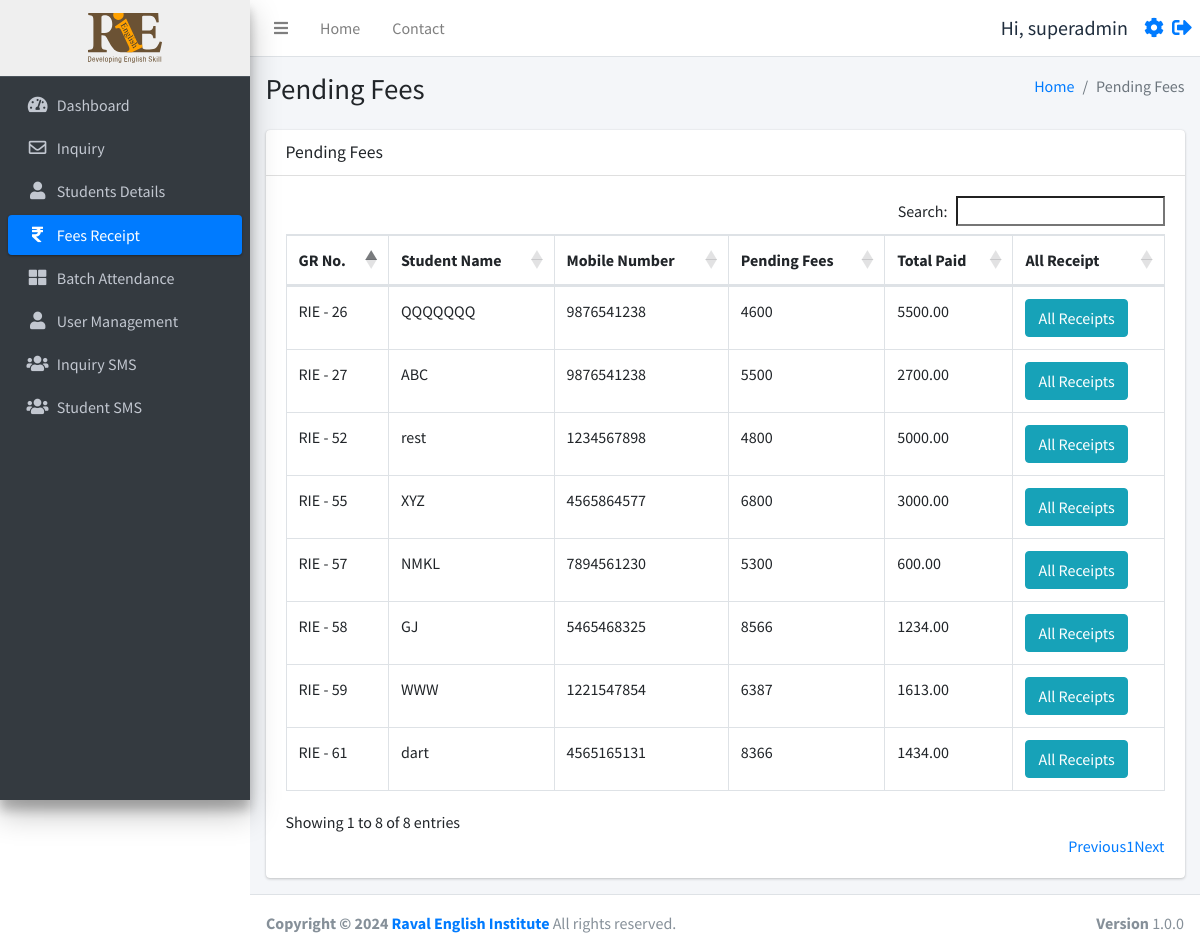
The page /pendingfees.php (signed in) on the database as committed earlier.
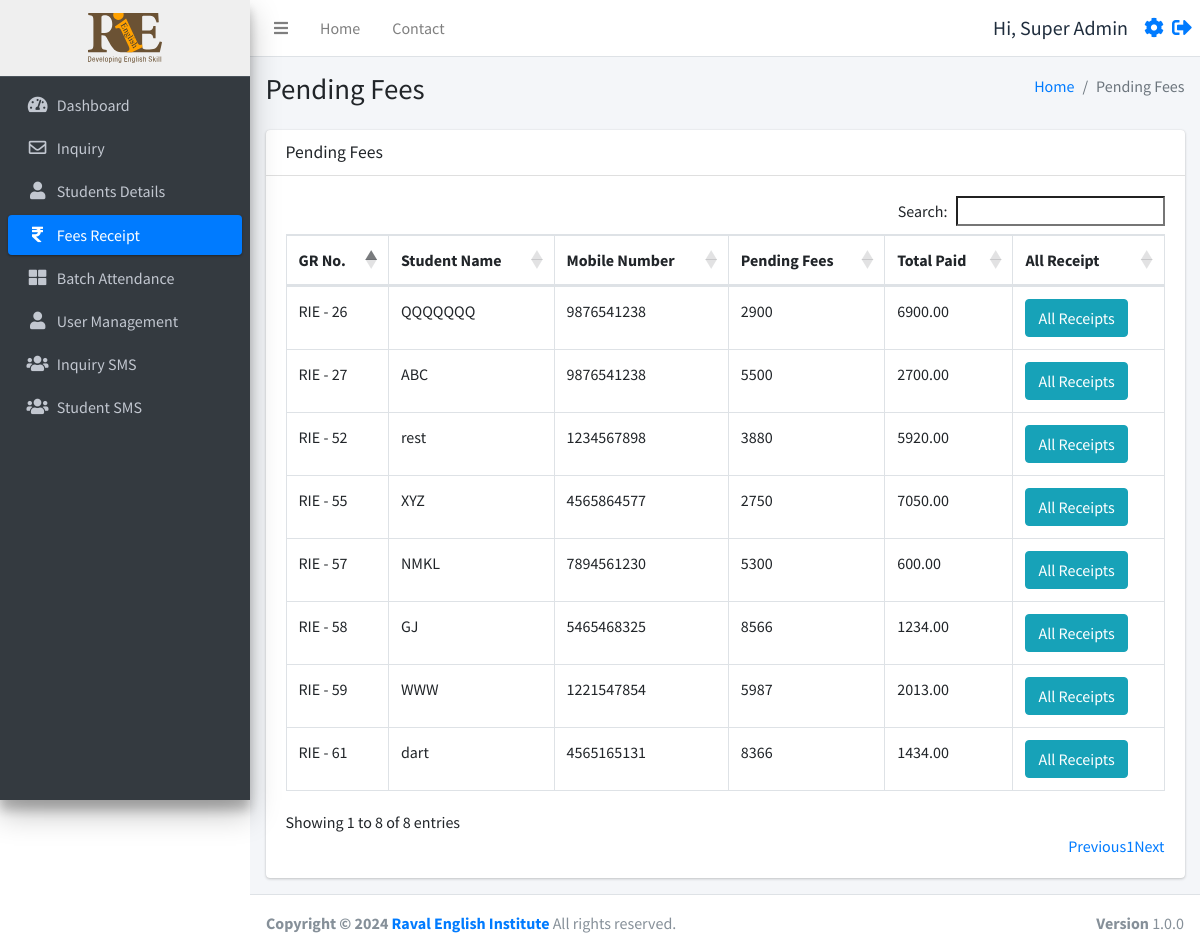
The same page on the database as committed later.
### tables this page shows
CREATE TABLE `users` (
  `id` int(11) NOT NULL,
  `username` varchar(255) NOT NULL,
  `fullname` varchar(255) NOT NULL,
  `email` varchar(255) NOT NULL,
  `mobile` varchar(15) NOT NULL,
  `password` varchar(255) NOT NULL,
  `status` int(11) NOT NULL,
  `created_at` timestamp NOT NULL DEFAULT current_timestamp()
);

CREATE TABLE `studentinfo` (
  `id` int(11) NOT NULL,
  `name` varchar(255) DEFAULT NULL,
  `batch` int(11) DEFAULT NULL,
  `batch_name` varchar(255) DEFAULT NULL,
  `father_name` varchar(255) DEFAULT NULL,
  `mother_name` varchar(255) DEFAULT NULL,
  `dob` date DEFAULT NULL,
  `gender` varchar(50) DEFAULT NULL,
  `mobile_number` varchar(15) DEFAULT NULL,
  `fee_status` int(10) DEFAULT NULL,
  `profession` varchar(100) DEFAULT NULL,
  `address` varchar(255) DEFAULT NULL,
  `admission_time` date DEFAULT NULL,
  `created_at` datetime NOT NULL DEFAULT current_timestamp(),
  `pending_fees` int(10) DEFAULT 0,
  `discount` int(10) NOT NULL,
  `total_fees` int(11) NOT NULL,
  `paid_fees` int(11) NOT NULL,
  `aadhar_number` varchar(20) DEFAULT NULL,
  `references` varchar(255) DEFAULT NULL,
  `joining_purpose` varchar(255) DEFAULT NULL,
  `extra_time_daily` varchar(50) DEFAULT NULL,
  `father_mobile_number` varchar(15) DEFAULT NULL,
  `mother_mobile_number` varchar(15) DEFAULT NULL,
  `father_profession` varchar(255) DEFAULT NULL,
  `work_place_address` varchar(255) DEFAULT NULL
);

### function.php (called while the page is built, shortened)
<?php
require_once('db.php');
function selectFromTable($tableName, $columns, $whereConditions) {
    global $db;
    try {
        $sql = "SELECT " . implode(', ', $columns) . " FROM $tableName";
        if (!empty($whereConditions)) {
            $sql .= " WHERE " . implode(' AND ', array_map(function ($col) {
                return "$col = :$col";
            }, array_keys($whereConditions)));
        }
        $stmt = $db->prepare($sql);
        foreach ($whereConditions as $col => $value) {
            $stmt->bindValue(":$col", $value);
        }
        $stmt->execute();
        return $stmt->fetchAll(PDO::FETCH_ASSOC);
    } catch (PDOException $e) {
        return false;
    }
}
?>

### pendingfees.php (the view, shortened to what the changed rows need)
<!DOCTYPE html>
<html lang="en">
<head>
</head>
<?php include ('./header.php');
require_once 'function.php';
$query = "
    SELECT si.id, si.name, si.mobile_number, si.pending_fees, COALESCE(SUM(r.amount), 0) AS total_paid
    FROM studentinfo si
    LEFT JOIN receipt r ON si.id = r.student_id
    GROUP BY si.id
";
$students = $db->query($query)->fetchAll(PDO::FETCH_ASSOC);
?>
<div class="content-wrapper">
  <div class="content-header">
    <div class="container-fluid">
      <div class="row mb-2">
        <div class="col-sm-6">
          <h1 class="m-0">Pending Fees</h1>
        </div>
      </div>
    </div>
  </div>
  <section class="content">
    <div class="container-fluid">
      <div class="row">
        <div class="col-12">
          <div class="card">
            <div class="card-body">
              <div class="table-responsive">
                <table id="example1" class="table table-bordered">
                  <thead>
                    <tr>
                      <th>GR No.</th>
                      <th>Student Name</th>
                      <th>Mobile Number</th>
                      <th>Pending Fees</th>
                      <th>Total Paid</th>
                      <th>All Receipt</th>
                    </tr>
                  </thead>
                  <tbody>
                    <?php foreach ($students as $student): ?>
                      <?php if ($student['pending_fees'] != 0):  ?>
                        <tr>
                          <td>RIE - <?php echo $student['id']; ?></td>
                          <td><?php echo $student['name']; ?></td>
                          <td><?php echo $student['mobile_number']; ?></td>
                          <td><?php echo $student['pending_fees']; ?></td>
                          <td><?php echo $student['total_paid']; ?></td>
                          <td><a href='javascript:void(0);' onclick='confirmAllReceipts("<?php echo $student['id']; ?>")' class='btn btn-info'>All Receipts</a></td>
                        </tr>
                      <?php endif; ?>
                    <?php endforeach; ?>
                  </tbody>
                </table>
              </div>
            </div>
          </div>
        </div>
      </div>
    </div>
  </section>
</div>
<?php include ('./footer.php'); ?>

### header.php (shortened to what the changed rows need)
<?php
require_once 'db.php';
require_once ('function.php');
$user = selectFromTable('users', ['*'], ['id' => $_SESSION['user_id']]);
$user = $user[0];
?>
<!DOCTYPE html>
<html lang="en">
<head>
  <link rel="stylesheet" href="./plugins/fontawesome-free/css/all.min.css">
  <link rel="stylesheet" href="https://code.ionicframework.com/ionicons/2.0.1/css/ionicons.min.css">
  <link rel="stylesheet" href="./plugins/icheck-bootstrap/icheck-bootstrap.min.css">
  <link rel="stylesheet" href="https://cdn.datatables.net/1.10.19/css/dataTables.bootstrap4.min.css">
  <link rel="stylesheet" href="./asset/css/adminlte.min.css">
  <link rel="stylesheet" href="./asset/css/style.css">
</head>
<body class="hold-transition sidebar-mini layout-fixed">
  <div class="wrapper">
    <nav class="main-header navbar navbar-expand navbar-white navbar-light sticky-top">
      <ul class="navbar-nav ml-auto">
        <li class="nav-item d-flex align-items-center">
          <span class="mr-3" style="font-size:20px;">Hi, <?php echo $user['fullname']; ?></span>
          <a href="./profile.php" style="font-size:20px;" class="d-block mr-2"><i class="fas fa-cog"></i></a>
          <a href="./logout.php" style="font-size:20px;"><i class="fas fa-sign-out-alt"></i></a>
        </li>
      </ul>
    </nav>

Rows that differ between the two databases and show on the page:
changed users: fullname "superadmin" → "Super Admin"
changed studentinfo "QQQQQQQ": pending_fees "4600" → "2900"; total_paid "5500.00" → "6900.00"
changed studentinfo "rest": pending_fees "4800" → "3880"; total_paid "5000.00" → "5920.00"
changed studentinfo "XYZ": pending_fees "6800" → "2750"; total_paid "3000.00" → "7050.00"
changed studentinfo "WWW": pending_fees "6387" → "5987"; total_paid "1613.00" → "2013.00"
